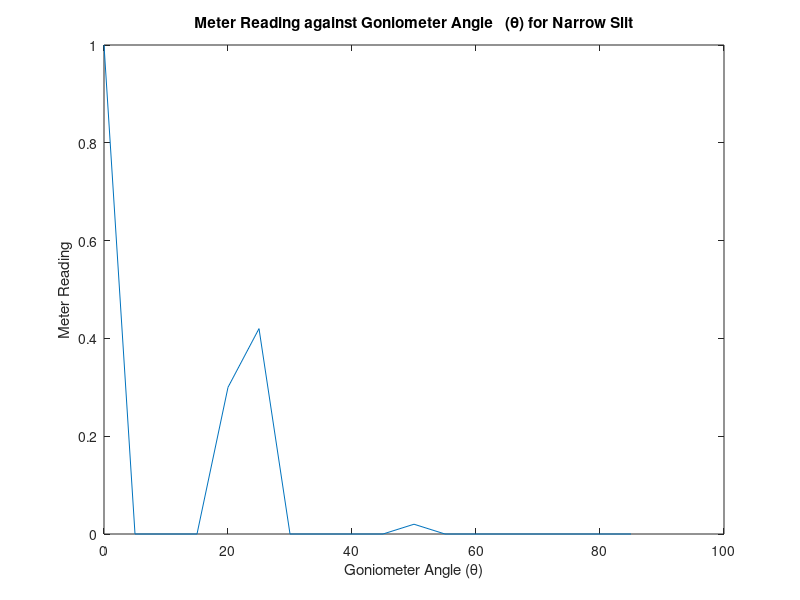
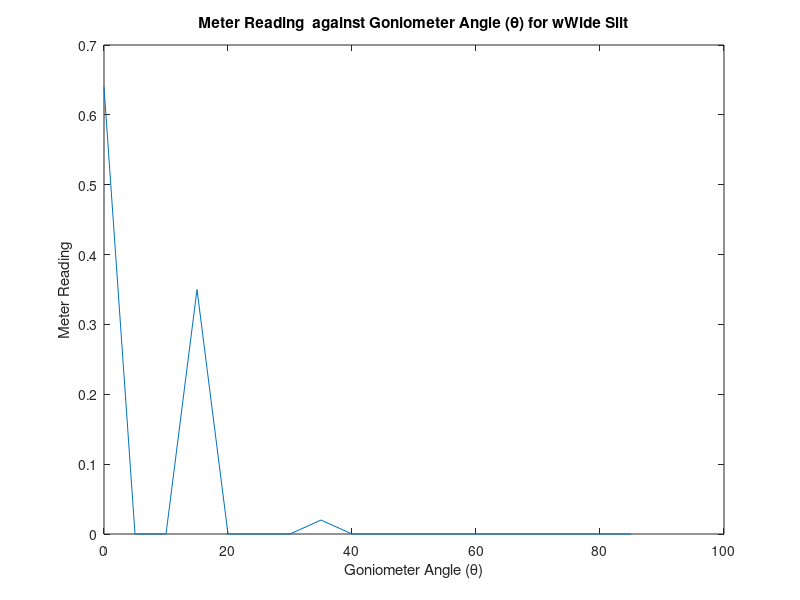

MATLAB code for these plots, in order:
clear all;
close all;


%detector at 93.7:transmitter at 39.5: center of gonio 64.5
%max value tuned to at 160 on gonio
%maximums should be at 22.5 and 50
%narrow : d = 7.5
%angle 0 = 180 on goniometer
angle = 0:5:85;
meterNarrowReading= [1,0,0,0,0.3,0.42,0,0,0,0,0.02,0,0,0,0,0,0,0];

figure(1);
plot(angle,meterNarrowReading);
title('Meter Reading against Goniometer Angle   ({\theta}) for Narrow Slit');
xlabel('Goniometer Angle ({\theta})');
ylabel('Meter Reading');



%wide : d = 10.5
angle2 = 0:5:85;
meterWideReading = [0.64,0,0,0.35,0,0,0,0.02,0,0,0,0,0,0,0,0,0,0];



figure(2);
plot(angle2,meterWideReading);
title('Meter Reading  against Goniometer Angle ({\theta}) for wWide Slit');
xlabel('Goniometer Angle ({\theta})');
ylabel('Meter Reading');